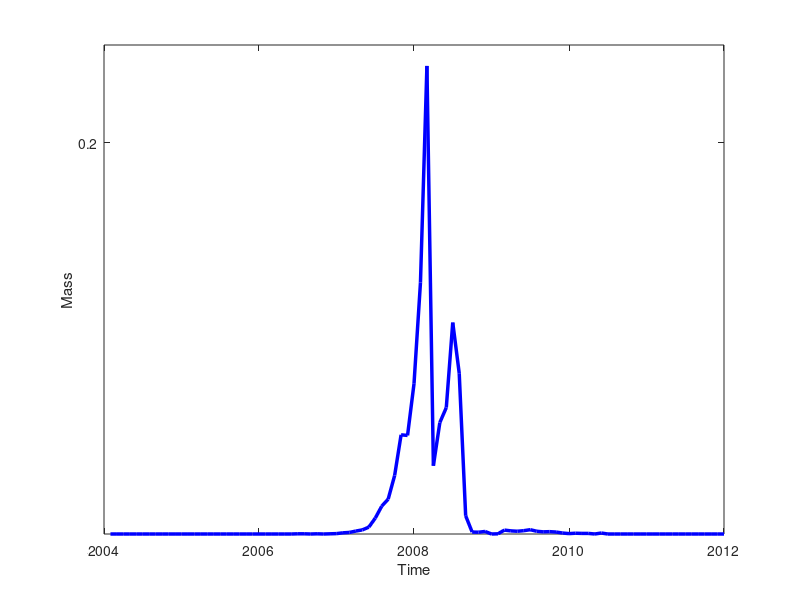

MATLAB code for this plot:
clear
clc
addpath('D:\Dropbox\MATLAB\Textbook\myLib_v3');

load tau_tsm

T = rows(tau_tsm);

intvl = 1/12;
startday = 2004 + intvl;
endday = 2004 + intvl*T;
datat = startday:intvl:endday;
datat = datat';
datat = datat(1:T);

scrsz = get(0,'ScreenSize');
figure('Position',[1 scrsz(4)/3.5 scrsz(3)/3.5 scrsz(4)/4.5])
h = plot(datat,tau_tsm,'b-');
ytick = 0.2:0.2:1;
% xi = 1:4:rows(x1);
% xtick = x1(xi);
set(gca,'YTick',ytick);
% set(gca,'XTick',xtick);
% ylim([-0.1 1.1]);
% xlim([x1(1) x1(end)]);
set(h,'LineWidth',2.5)
xlabel('Time');
ylabel('Mass');